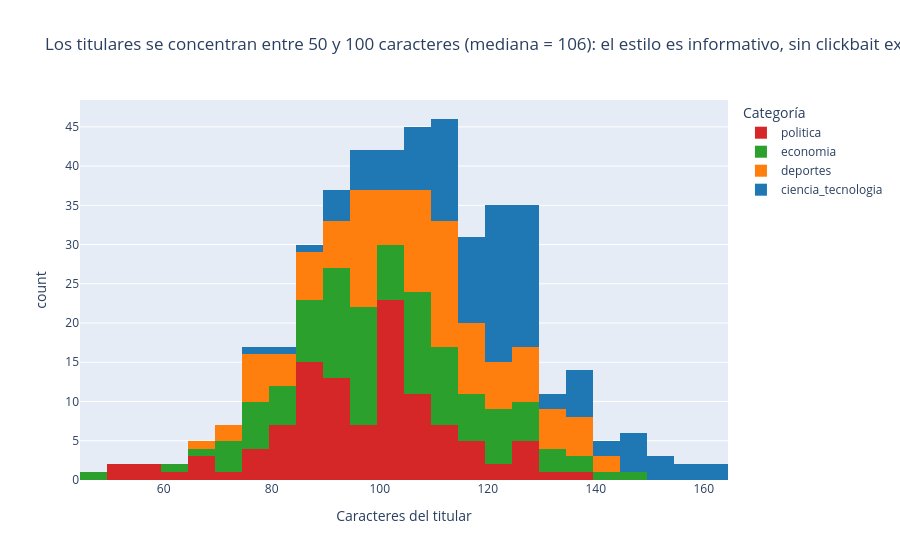

Notebook cell for this chart:
### Code cell
df["longitud_titular"] = df["titular"].str.len()
mediana = int(df["longitud_titular"].median())
fig3 = px.histogram(df, x="longitud_titular", color="etiqueta", nbins=25,
                    color_discrete_map={"politica": "#d62728", "economia": "#2ca02c",
                                        "deportes": "#ff7f0e", "ciencia_tecnologia": "#1f77b4"},
                    labels={"longitud_titular": "Caracteres del titular", "count": "Frecuencia",
                            "etiqueta": "Categoría"},
                    title=f"Los titulares se concentran entre 50 y 100 caracteres "
                          f"(mediana = {mediana}): el estilo es informativo, sin clickbait extremo")
fig3.show()

### Figure 1 — Plotly figure (JSON) as saved in the notebook; plotly's stock layout.template omitted (floating-point values rounded to 4 significant figures)
{"data": [{"bingroup": "x", "hovertemplate": "Categoría=politica<br>Caracteres del titular=%{x}<br>count=%{y}<extra></extra>", "legendgroup": "politica", "marker": {"color": "#d62728", "pattern": {"shape": ""}}, "name": "politica", "nbinsx": 25, "orientation": "v", "showlegend": true, "type": "histogram", "x": [124, 96, 138, 102, 100, 123, 108, 111, 128, 127, 107, 74, 69, 58, 93, 106, 87, 66, 94, 84, 90, 102, 54, 116, 108, 94, 91, 97, 97, 100, 100, 80, 101, 102, 106, 106, 102, 89, 101, 100, 110, 103, 89, 88, 102, 88, 105, 104, 88, 86, 125, 108, 116, 103, 83, 91, 86, 90, 95, 109, 102, 87, 83, 110, 76, 101, 100, 59, 77, 103, 113, 90, 86, 113, 94, 104, 82, 50, 116, 94, 95, 106, 84, 78, 104, 93, 128, 107, 85, 101, 75, 61, 89, 85, 125, 82, 95, 96, 90, 115, 110, 89, 102, 100, 118, 93, 112, 65, 85, 133], "xaxis": "x", "yaxis": "y"}, {"bingroup": "x", "hovertemplate": "Categoría=economia<br>Caracteres del titular=%{x}<br>count=%{y}<extra></extra>", "legendgroup": "economia", "marker": {"color": "#2ca02c", "pattern": {"shape": ""}}, "name": "economia", "nbinsx": 25, "orientation": "v", "showlegend": true, "type": "histogram", "x": [97, 99, 81, 113, 114, 112, 99, 107, 106, 82, 94, 96, 111, 63, 101, 86, 96, 94, 72, 95, 110, 97, 106, 114, 132, 73, 80, 99, 120, 122, 116, 108, 93, 122, 77, 88, 92, 105, 78, 109, 49, 83, 72, 93, 88, 97, 89, 87, 68, 114, 73, 88, 90, 99, 84, 119, 138, 140, 145, 130, 99, 93, 96, 99, 112, 102, 108, 102, 100, 122, 127, 92, 100, 122, 137, 122, 126, 98, 78, 127, 130, 93, 90, 116, 105, 105, 127, 116, 115, 112, 94, 100, 106, 93, 92, 124, 75, 75, 119, 106, 95, 105, 107, 88, 102, 77, 93, 127, 110, 88], "xaxis": "x", "yaxis": "y"}, {"bingroup": "x", "hovertemplate": "Categoría=deportes<br>Caracteres del titular=%{x}<br>count=%{y}<extra></extra>", "legendgroup": "deportes", "marker": {"color": "#ff7f0e", "pattern": {"shape": ""}}, "name": "deportes", "nbinsx": 25, "orientation": "v", "showlegend": true, "type": "histogram", "x": [99, 97, 114, 139, 95, 103, 101, 118, 119, 106, 125, 113, 125, 134, 137, 104, 108, 108, 79, 105, 120, 71, 97, 126, 89, 110, 98, 101, 96, 98, 133, 122, 129, 107, 91, 96, 101, 70, 107, 108, 112, 96, 111, 89, 79, 82, 82, 77, 106, 89, 117, 142, 125, 130, 97, 75, 93, 80, 113, 86, 95, 104, 76, 79, 119, 84, 107, 69, 115, 98, 104, 114, 107, 134, 112, 86, 111, 97, 123, 97, 115, 106, 109, 112, 110, 95, 122, 94, 94, 129, 93, 93, 135, 139, 121, 131, 141, 118, 115, 113, 110, 138, 108, 87, 128, 119, 112, 114, 112, 121], "xaxis": "x", "yaxis": "y"}, {"bingroup": "x", "hovertemplate": "Categoría=ciencia_tecnologia<br>Caracteres del titular=%{x}<br>count=%{y}<extra></extra>", "legendgroup": "ciencia_tecnologia", "marker": {"color": "#1f77b4", "pattern": {"shape": ""}}, "name": "ciencia_tecnologia", "nbinsx": 25, "orientation": "v", "showlegend": true, "type": "histogram", "x": [121, 112, 148, 92, 119, 125, 124, 122, 108, 102, 123, 118, 128, 98, 124, 109, 137, 103, 123, 158, 115, 126, 121, 120, 125, 147, 141, 124, 129, 122, 101, 94, 147, 119, 162, 121, 77, 159, 128, 126, 126, 162, 126, 113, 140, 99, 82, 115, 152, 146, 136, 120, 137, 127, 113, 115, 125, 110, 125, 119, 131, 106, 116, 135, 111, 138, 111, 128, 110, 123, 121, 125, 115, 105, 122, 131, 85, 99, 124, 112, 114, 127, 98, 108, 120, 94, 117, 112, 123, 154, 129, 120, 153, 126, 105, 107, 103, 126, 137, 145, 102, 110, 117, 121, 112, 109, 97, 110, 91], "xaxis": "x", "yaxis": "y"}], "layout": {"barmode": "relative", "legend": {"title": {"text": "Categoría"}, "tracegroupgap": 0}, "title": {"text": "Los titulares se concentran entre 50 y 100 caracteres (mediana = 106): el estilo es informativo, sin clickbait extremo"}, "xaxis": {"anchor": "y", "domain": [0.0, 1.0], "title": {"text": "Caracteres del titular"}}, "yaxis": {"anchor": "x", "domain": [0.0, 1.0], "title": {"text": "count"}}}}
